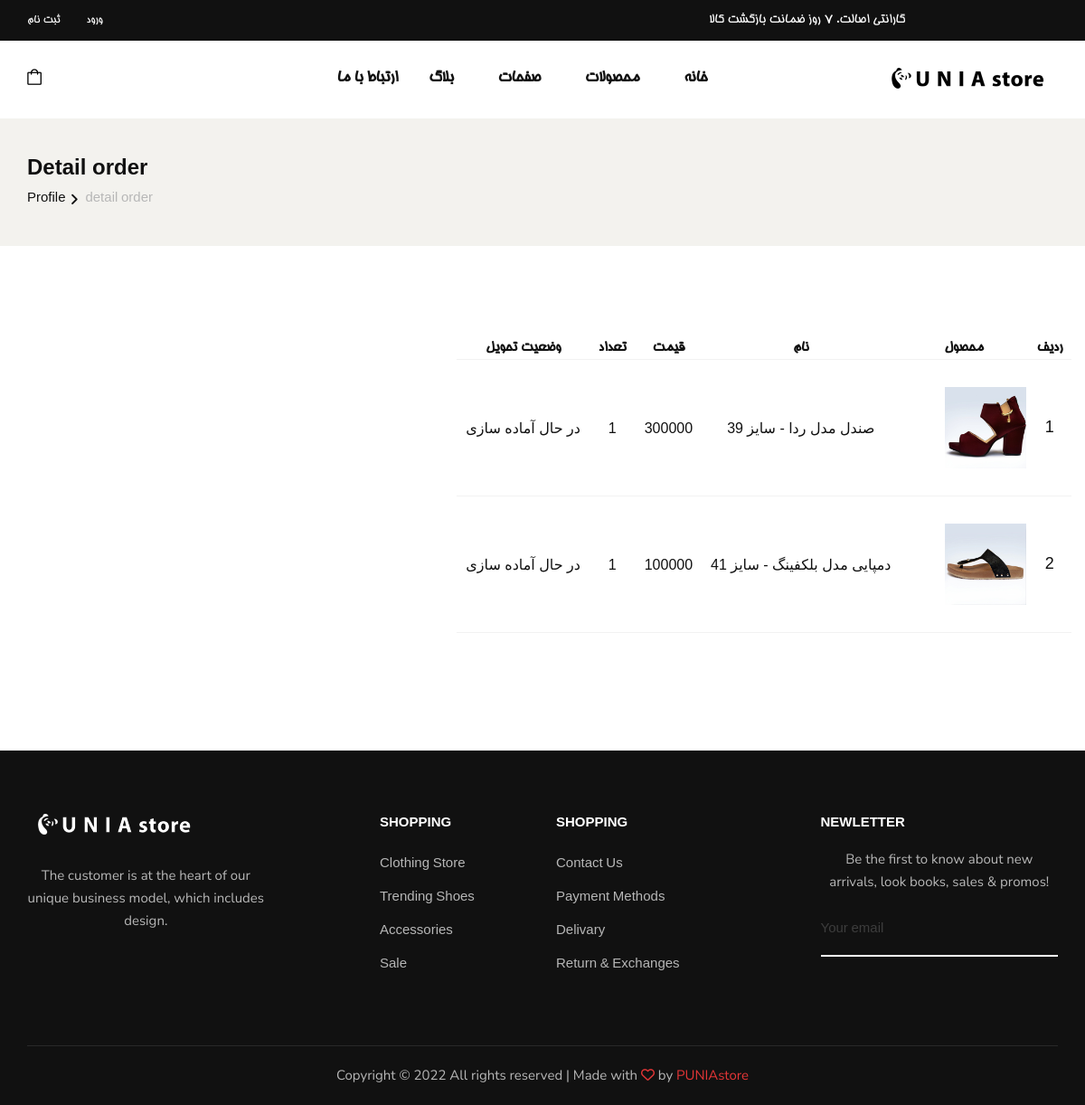
Screenshot of /detailorder/32 with the database file from the repository.
### shop/models.py (models this page shows, shortened)
class OrderItem(models.Model):
    order = models.ForeignKey(Order, on_delete=models.CASCADE)
    variantProduct = models.ForeignKey(
        VariantProduct, null=True, on_delete=models.CASCADE)
    price = models.IntegerField(null=True, blank=True)
    quantity = models.IntegerField(null=True,blank=True,default=1)
    status = models.IntegerField(choices=orderItemChoices, default=1)

class VariantProduct(models.Model):
    product = models.ForeignKey(Product, on_delete=models.CASCADE)
    quantity = models.IntegerField(default=0)
    dkpc = models.CharField(unique=True, max_length=12, null=True, blank=True)
    size = models.IntegerField()
    mainPrice = models.IntegerField()
    discountPrice = models.IntegerField(null=True, blank=True)
    def __str__(self):
        return f'{self.product} - سایز {self.size}'

class Product(models.Model):
    name = models.CharField(max_length=50)
    desciption = models.TextField(max_length=300, null=True, blank=True)
    category = models.ManyToManyField(Category)
    dkp = models.CharField(unique=True, max_length=12, null=True, blank=True)
    createDate = models.DateField(null=True)
    averageRating = models.FloatField(null=True, blank=True , default=0.0)
    ratingCount = models.IntegerField(null=True, blank=True , default=0)
    cover = models.ImageField(
        upload_to='images/', default=None, blank=True, null=True)
    def __str__(self):
        return self.name

### shop/views.py (the view)
# urls.py: path('detailorder/<int:orderId>', views.detailorder, name='detailorder'),
def detailorder(request,orderId):
    if request.method == 'POST':
        try:
            print('\033[91m' + "print:  " + str(request.POST) + '\033[0m')
        except:
            pass
    else:
        orderItems=OrderItem.objects.filter(order=orderId)
        context={'orderItems':orderItems}
    return render(request,'shop/detailorder.html',context)

### shop/templates/shop/detailorder.html
{% extends 'base.html' %}
{% load humanize %}
{%load mathfilters %}
{% block content %}
<section class="breadcrumb-option">
    <div class="container">
        <div class="row">
            <div class="col-lg-12">
                <div class="breadcrumb__text">
                    <h4>Detail order</h4>
                    <div class="breadcrumb__links">
                        <a href="#">Profile</a>
                        <span>detail order</span>
                    </div>
                </div>
            </div>
        </div>
    </div>
</section>
<section class="shopping-cart spad" style="direction:rtl;text-align: right;">
    <div class="container">
        <div class="row">
            <div class="shopping__cart__table">
                <table>
                    <thead>
                        <tr style="text-align: center;">
                            <th style="padding-left: 10px;padding-right: 10px;padding-bottom: 0px;">ردیف</th>
                            <th style="padding-left: 10px;padding-right: 10px;padding-bottom: 0px;">محصول</th>
                            <th style="padding-left: 10px;padding-right: 10px;padding-bottom: 0px;">نام</th>
                            <th style="padding-left: 10px;padding-right: 10px;padding-bottom: 0px;">قیمت</th>
                            <th style="padding-left: 10px;padding-right: 10px;padding-bottom: 0px;">تعداد</th>
                            <th style="padding-left: 10px;padding-right: 10px;padding-bottom: 0px;">وضعیت تحویل</th>
                        </tr>
                    </thead>
                    <tbody>
                        {%for item in orderItems%}
                        <tr style="text-align: center;">
                                <td class="product__cart__item__text" style="padding-left: 10px;padding-right: 10px;">
                                    <h5>{{forloop.counter}}</h5>
                                </td>
                                <td calss="product__cart__item" style="padding-left: 50px;" >
                                    <div class="product__cart__item__pic" style="  height: 90px;width: 90px;">
                                        <img src={{item.variantProduct.product.cover.url}} alt="">
                                    </div>
                                </td>
                                <td class="product__cart__item__text" style="padding-left: 10px;padding-right: 10px;">
                                    <h6>{{item.variantProduct}}</h6>
                                </td>
                                <td class="product__cart__item__text" style="padding-left: 10px;padding-right: 10px;">
                                    <h6>{{item.price}}</h6>
                                </td>
                                <td class="product__cart__item__text" style="padding-left: 10px;padding-right: 10px;">
                                    <h6 >{{item.quantity}}</h6>
                                </td>
                                <td class="product__cart__item__text" style="padding-left: 10px;padding-right: 10px;">
                                    <h6>{{item.get_status_display}}</h6>
                                </td>
                        </tr>
                        {%endfor%}
                    </tbody>
                </table>
            </div>
        </div>
    </div>
</section>
{%endblock%}

### onlineshop/static/css/style.css (style rules this page uses)
html, body { height: 100%; font-family: "Bhoma", Arial, Helvetica, sans-serif; -webkit-font-smoothing: antialiased; }
h1, h2, h3, h4, h5, h6 { margin: 0; color: #111111; font-weight: 400; font-family: "iraniansans", Arial, Helvetica, sans-serif; }
h4 { font-size: 24px; }
h5 { font-size: 18px; }
h6 { font-size: 16px; }
img { max-width: 100%; }
.spad { padding-top: 100px; padding-bottom: 100px; }
.breadcrumb-option { background: #f3f2ee; padding: 40px 0; }
.breadcrumb__text h4 { color: #111111; font-weight: 700; margin-bottom: 8px; }
.breadcrumb__links a { font-size: 15px; color: #111111; margin-right: 18px; display: inline-block; position: relative; }
.breadcrumb__links a:after { position: absolute; right: -14px; top: 0; content: ""; font-family: "FontAwesome"; }
.breadcrumb__links span { font-size: 15px; color: #b7b7b7; display: inline-block; }
.shopping__cart__table { margin-bottom: 30px; }
.shopping__cart__table table { width: 100%; }
.shopping__cart__table table thead { border-bottom: 1px solid #f2f2f2; }
.shopping__cart__table table thead tr th { color: #111111; font-size: 16px; font-weight: 700; text-transform: uppercase; padding-bottom: 25px; }
.shopping__cart__table table tbody tr { border-bottom: 1px solid #f2f2f2; }
.shopping__cart__table table tbody tr td { padding-bottom: 30px; padding-top: 30px; }
@media only screen and (min-width: 1200px) { .container { max-width: 1170px; } }

### rows the page displays
OrderItem: variantProduct.product.cover (picture), variantProduct "صندل مدل ردا - سایز 39", price "300000", quantity "1", status "در حال آماده سازی"
OrderItem: variantProduct.product.cover (picture), variantProduct "دمپایی مدل بلکفینگ - سایز 41", price "100000", quantity "1", status "در حال آماده سازی"
